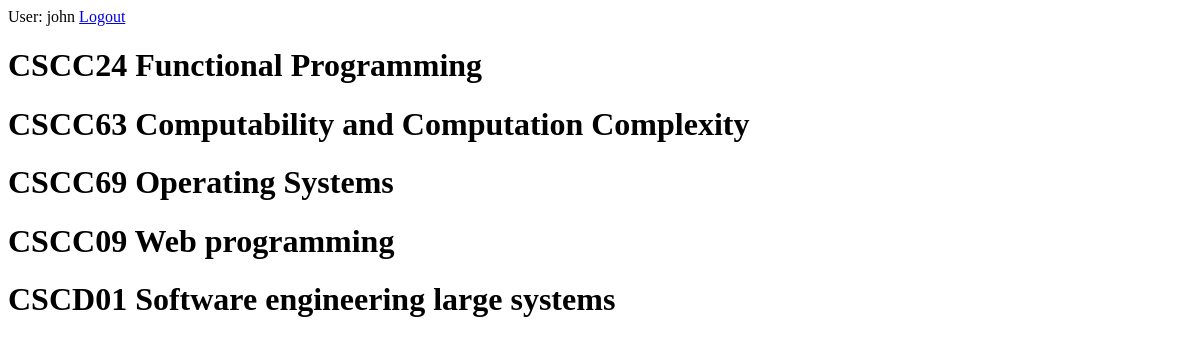
Before: /courses/add_course (signed in) with the older database file.
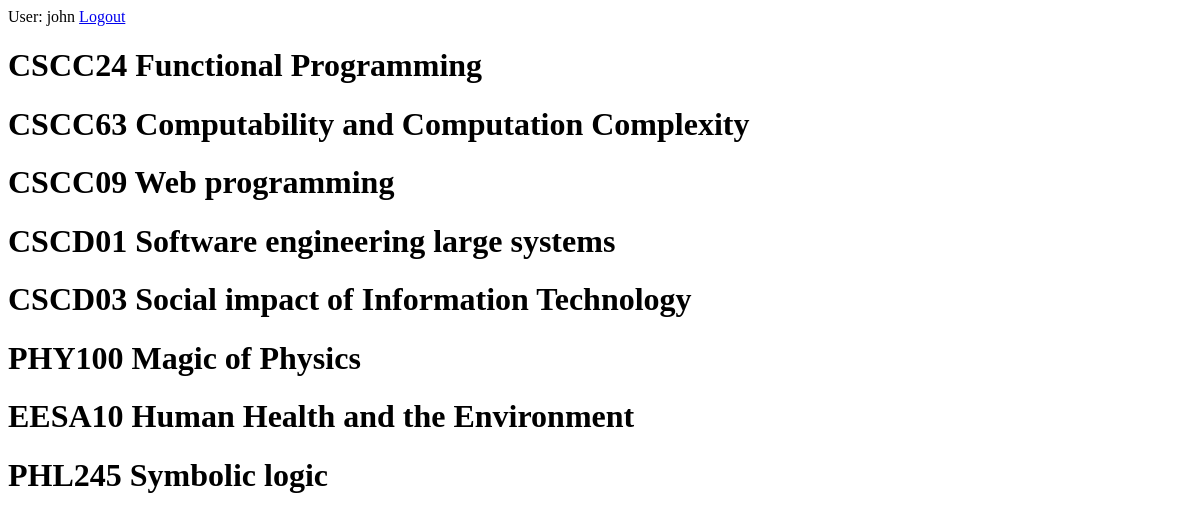
After: the same page with the newer database file.
### courses/models.py (models this page shows, shortened)
class Course(models.Model):
    course_code = models.CharField(max_length=20)
    course_name = models.CharField(max_length=200)

### courses/views.py (the view)
# urls.py: path('add_course', views.add_course_view, name='add_course'),
def add_course_view(request):
    cur_courses = UserCourse.objects.filter(user__pk=request.user.id).values('course')
    courses = Course.objects.exclude(pk__in=cur_courses)
    context = {
        'course_list' : courses,
    }
    return render(request, 'courses/add_course.html', context=context)

### courses/templates/courses/add_course.html (shortened to what this page needs)
{% if user.is_authenticated %}
<div id = "auth_nav">
User: {{ user.get_username }}  <a href="{% url 'logout'%}?next={{request.path}}">Logout</a>
</div>
{% for course in course_list %}
<h1>{{ course.course_code }} {{course.course_name}}</h1>
{% endfor %}
{% else %}
<p> You are not authenticated, please
<a href="{% url 'login'%}?next={{request.path}}">Login</a></p>
{% endif %}

Changed rows visible on the page:
no longer on this page (row unchanged): Course: course_code "CSCC69", course_name "Operating Systems"
added Course: course_code "CSCD03", course_name "Social impact of Information Technology"
added Course: course_code "PHY100", course_name "Magic of Physics"
added Course: course_code "EESA10", course_name "Human Health and the Environment"
added Course: course_code "PHL245", course_name "Symbolic logic"
